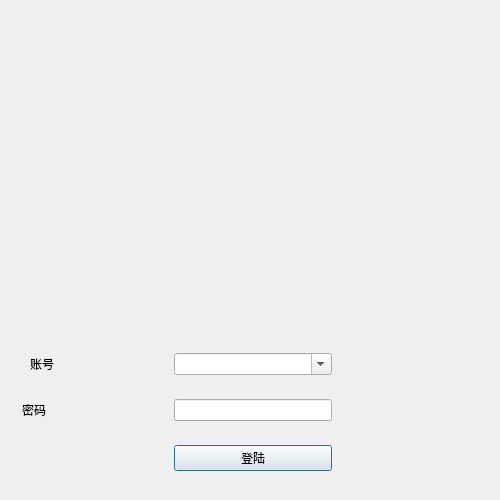
<?xml version="1.0" encoding="UTF-8"?>
<ui version="4.0">
 <class>Dialog</class>
 <widget class="QDialog" name="Dialog">
  <property name="enabled">
   <bool>true</bool>
  </property>
  <property name="geometry">
   <rect>
    <x>0</x>
    <y>0</y>
    <width>500</width>
    <height>500</height>
   </rect>
  </property>
  <property name="minimumSize">
   <size>
    <width>0</width>
    <height>0</height>
   </size>
  </property>
  <property name="maximumSize">
   <size>
    <width>500</width>
    <height>500</height>
   </size>
  </property>
  <property name="windowTitle">
   <string>Dialog</string>
  </property>
  <layout class="QGridLayout" name="gridLayout">
   <item row="2" column="0">
    <widget class="QLabel" name="label_2">
     <property name="maximumSize">
      <size>
       <width>120</width>
       <height>120</height>
      </size>
     </property>
     <property name="text">
      <string>密码</string>
     </property>
     <property name="indent">
      <number>11</number>
     </property>
    </widget>
   </item>
   <item row="1" column="1">
    <widget class="QComboBox" name="comboBox">
     <property name="editable">
      <bool>true</bool>
     </property>
    </widget>
   </item>
   <item row="2" column="1">
    <widget class="QLineEdit" name="lineEdit">
     <property name="text">
      <string/>
     </property>
     <property name="echoMode">
      <enum>QLineEdit::Password</enum>
     </property>
     <property name="alignment">
      <set>Qt::AlignLeading|Qt::AlignLeft|Qt::AlignVCenter</set>
     </property>
    </widget>
   </item>
   <item row="0" column="0">
    <spacer name="horizontalSpacer">
     <property name="orientation">
      <enum>Qt::Horizontal</enum>
     </property>
     <property name="sizeHint" stdset="0">
      <size>
       <width>40</width>
       <height>20</height>
      </size>
     </property>
    </spacer>
   </item>
   <item row="3" column="1">
    <widget class="QPushButton" name="sign_in">
     <property name="enabled">
      <bool>true</bool>
     </property>
     <property name="text">
      <string>登陆</string>
     </property>
     <property name="shortcut">
      <string/>
     </property>
    </widget>
   </item>
   <item row="0" column="1">
    <widget class="QLabel" name="label_3">
     <property name="maximumSize">
      <size>
       <width>300</width>
       <height>300</height>
      </size>
     </property>
     <property name="text">
      <string/>
     </property>
     <property name="pixmap">
      <pixmap>../source/图片/微信图片_20191110172425.jpg</pixmap>
     </property>
     <property name="scaledContents">
      <bool>true</bool>
     </property>
     <property name="alignment">
      <set>Qt::AlignLeading|Qt::AlignLeft|Qt::AlignVCenter</set>
     </property>
     <property name="margin">
      <number>-2</number>
     </property>
     <property name="indent">
      <number>22</number>
     </property>
    </widget>
   </item>
   <item row="1" column="0">
    <widget class="QLabel" name="label">
     <property name="maximumSize">
      <size>
       <width>120</width>
       <height>120</height>
      </size>
     </property>
     <property name="text">
      <string>账号</string>
     </property>
     <property name="margin">
      <number>-1</number>
     </property>
     <property name="indent">
      <number>19</number>
     </property>
    </widget>
   </item>
   <item row="0" column="2">
    <spacer name="horizontalSpacer_2">
     <property name="orientation">
      <enum>Qt::Horizontal</enum>
     </property>
     <property name="sizeHint" stdset="0">
      <size>
       <width>40</width>
       <height>20</height>
      </size>
     </property>
    </spacer>
   </item>
  </layout>
 </widget>
 <resources/>
 <connections/>
</ui>
